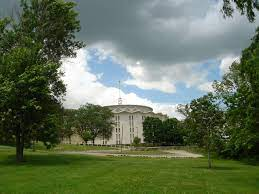
//> input picture 01studycv/build/img.jpg, 259 x 194 px, given in place of the camera
$ ./studycv   (built with g++ and OpenCV 4)
//> lines starting //> are read from the running program, lines starting //| are printed output that depends on the picture
#include <opencv2/opencv.hpp>
#include <opencv2/videoio.hpp>
#include <opencv2/highgui.hpp>
#include <iostream>

using namespace cv;
using std::cout; using std::cerr; using std::endl;

int main(int, char**)
{
    Mat frame;
    cout << "Opening camera..." << endl;
    VideoCapture capture(0); // open the first camera
    if (!capture.isOpened())
    {
        cerr << "ERROR: Can't initialize camera capture" << endl;
        return 1;
    }

    namedWindow("find_circles", WINDOW_NORMAL);
    std::vector<Vec3f> circles;
    double dp = 2;
    int mindist = 10;        //两圆心最小距离
    int param1 = 100;        //Canny检测的较大阈值
    int param2 = 100;        //累加器阈值
    int min_radius = 20;        //半径最小值
    int max_radius =  100;      //半径最大值
    createTrackbar("mindist", "find_circles", &mindist, 300);
    createTrackbar("param2", "find_circles", &param2, 300);
    createTrackbar("min_radius", "find_circles", &min_radius, 300);
    createTrackbar("max_radius", "find_circles", &max_radius, 600);

    for (;;)
    {
        capture >> frame; // read the next frame from camera
//> frame is the input picture: 194 rows x 259 cols, CV_8UC3; mean B, G, R 87.7, 111.9, 98
        if (frame.empty())
        {
            cerr << "ERROR: Can't grab camera frame." << endl;
            break;
        }
        resize(frame, frame, Size(), 0.5, 0.5);
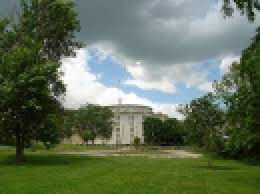
//> frame: 97 rows x 130 cols, CV_8UC3 (shown 2 times larger); mean B, G, R 87.6, 111.9, 98

        cvtColor(frame, frame, COLOR_BGR2GRAY);
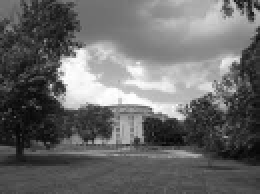
//> frame: 97 rows x 130 cols, CV_8UC1 (shown 2 times larger); min 5, max 255, mean 104.9

        HoughCircles(frame, circles, HOUGH_GRADIENT, dp, mindist, param1, param2, min_radius, max_radius);
//> circles = 4 circles (x, y, radius): [67, 9, 56.8], [81, 21, 48], [53, 25, 49.2], [79, 11, 47.6]
        for(size_t i = 0; i < circles.size(); i++)
        {
            //圆心      cvRound 浮点数四舍五入取整
            Point center(cvRound(circles[i][0]), cvRound(circles[i][1]));
            //半径
            int radius = cvRound(circles[i][2]);
            //绘制
            circle(frame, center, 3, Scalar(0, 255, 0), -1);
            circle(frame, center, radius, Scalar(255, 0, 0), 3);
        }
//> this loop made 4 passes
//> (center, radius) on passes 1 to 4: (Point(67, 9), 57), (Point(81, 21), 48), (Point(53, 25), 49), (Point(79, 11), 48)
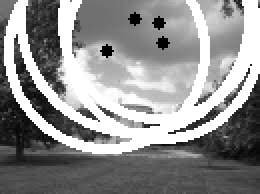
//> frame: 97 rows x 130 cols, CV_8UC1 (shown 2 times larger); min 0, max 255, mean 142.5
        imshow("find_circles", frame);

        int key = waitKey(1);
//> the Esc key is pressed
        if (key == 27/*ESC*/)
            break;
    }
//> after the loop, circles = 4 items: [67, 9, 56.8], [81, 21, 48], [53, 25, 49.2], [79, 11, 47.6]
    return 0;
}
